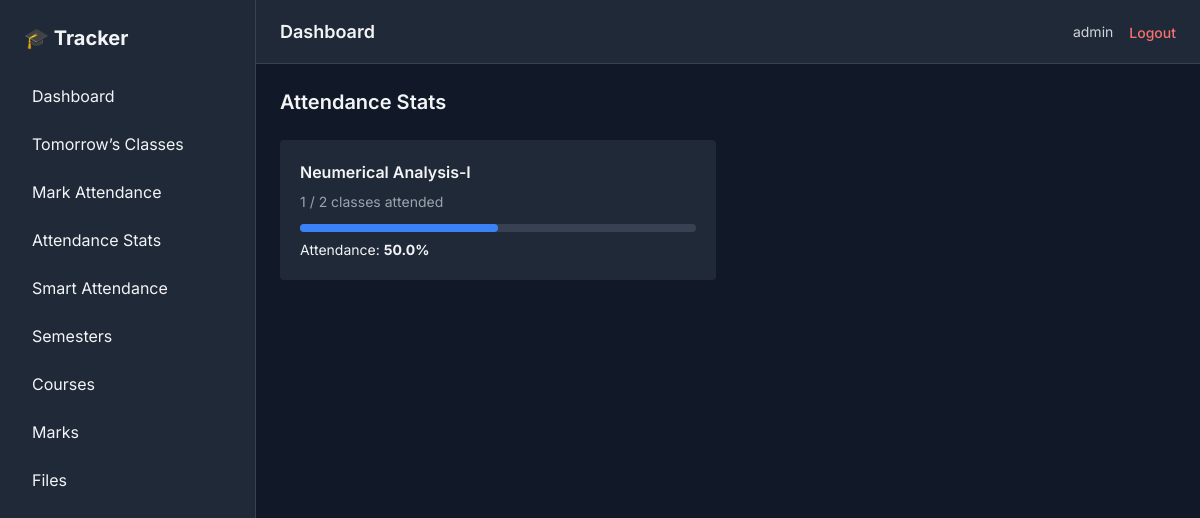
The app's page /attendance/stats/ (signed in) with its own data.
### core/models.py (models this page shows, shortened)
class User(AbstractUser):
    email = models.EmailField(unique=True)

class Course(models.Model):
    user = models.ForeignKey(
        settings.AUTH_USER_MODEL,
        on_delete = models.CASCADE,
        related_name = 'courses'
    )
    semester = models.ForeignKey(
        Semester,
        on_delete = models.CASCADE,
        related_name = 'courses'
    )
    name = models.CharField(max_length=150)
    course_code = models.CharField(max_length=50)
    teacher_name = models.CharField(max_length=150)
    total_class_planned = models.PositiveIntegerField(default=20)
    created_at = models.DateTimeField(auto_now_add=True)
    class Meta:
        ordering = ['course_code']

### core/views.py (the view)
@login_required
def course_attendance_stats(request):
    courses = Course.objects.filter(user=request.user)
    stats = []
    for course in courses:
        total_classes = ClassSession.objects.filter(
            course=course,
            status='completed'
        ).count()
        total_possible = ClassSession.objects.filter(
            course=course
        ).exclude(status__in=['cancelled', 'no_attendance']).count()
        percentage = (
            (total_classes / total_possible) * 100
            if total_possible > 0 else 0
        )
        stats.append({
            'course': course,
            'attended': total_classes,
            'total': total_possible,
            'percentage': round(percentage, 2)
        })
    return render(request, 'attendance/stats.html', {'stats': stats})

### templates/attendance/stats.html
{% extends 'base/base.html' %}
{% block content %}
<h2 class="text-xl font-semibold mb-6">Attendance Stats</h2>
<div class="grid md:grid-cols-2 gap-6">
    {% for s in stats %}
        <div class="bg-gray-800 p-5 rounded">
            <h3 class="font-semibold mb-2">{{ s.course.name }}</h3>
            <p class="text-sm text-gray-400">
                {{ s.attended }} / {{ s.total }} classes attended
            </p>
            <div class="mt-3 bg-gray-700 rounded h-2">
                <div class="bg-blue-500 h-2 rounded"
                     style="width: {{ s.percentage|floatformat:0 }}%">
                </div>
            </div>
            <p class="mt-2 text-sm">
                Attendance: <strong>{{ s.percentage }}%</strong>
            </p>
        </div>
    {% endfor %}
</div>
{% endblock %}

### templates/base/navbar.html (shortened to what this page needs)
<header class="h-16 bg-gray-800 border-b border-gray-700 flex items-center justify-between px-6">
    <h1 class="text-lg font-semibold">Dashboard</h1>
    <div class="flex items-center gap-4">
        <span class="text-sm text-gray-300">
            {{ request.user.username }}
        </span>
        <form method="post" action="{% url 'logout' %}">
            <button type="submit"
                class="text-red-400 hover:text-red-300 text-sm font-medium">
                Logout
            </button>
        </form>
    </div>
</header>

### templates/base/base.html (style rules this page uses)
body { font-family: 'Inter', sans-serif; }

### records on screen
User: user.username "admin"
Course: course.name "Neumerical Analysis-I", attended "1", total "2", {{ s.percentage|floatformat:0 }} 50 (drawn), percentage "50.0"
